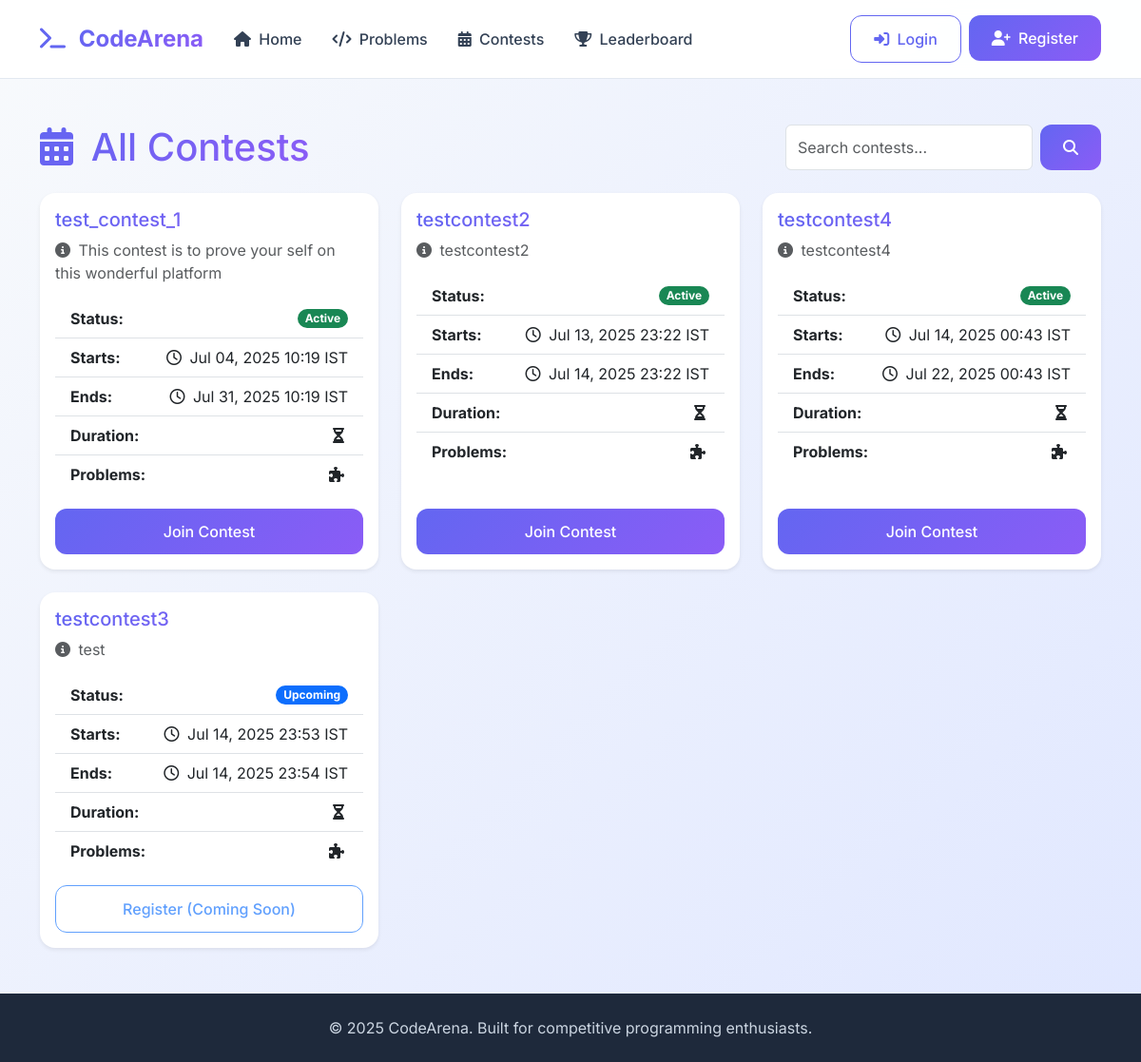
The app's page /contests/list/, older data.
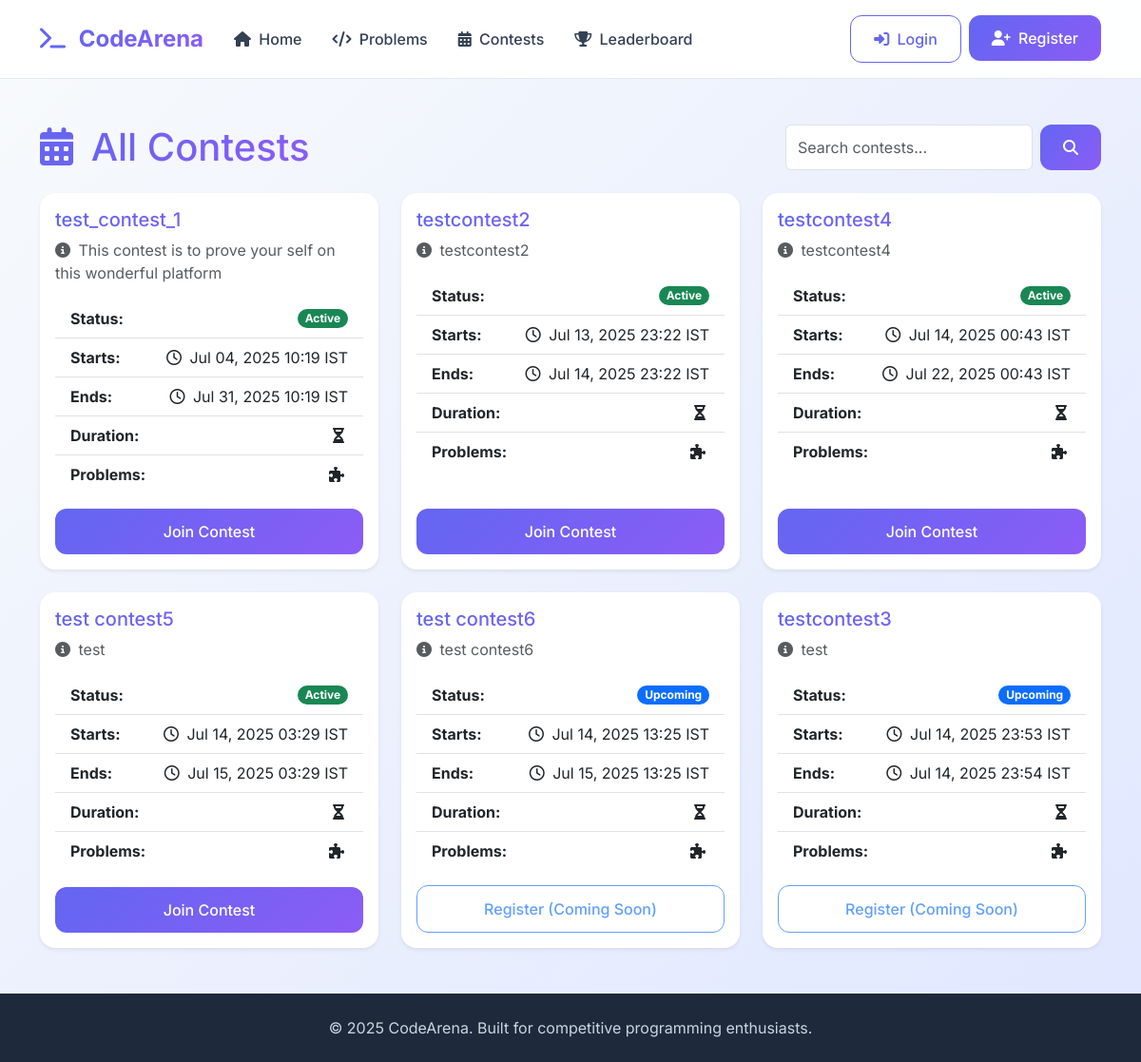
The same page, newer data.
### contests/models.py (models this page shows, shortened)
class Contest(models.Model):
    name = models.CharField(max_length=255,unique=True,help_text="Name of the contest")
    description = models.TextField(help_text="Detailed description of the contest")
    start_time = models.DateTimeField(help_text="The official start time of the contest")
    end_time = models.DateTimeField(help_text="The official end time of the contest")
    STATUS_CHOICES = (
        ('upcoming','Upcoming'),
        ('active','Active'),
        ('ended','Ended'),
        ('cancelled','Cancelled')
    )
    status = models.CharField(max_length=10,choices=STATUS_CHOICES,default="upcoming",help_text="Current status of the contest")
    created_by = models.ForeignKey(
        settings.AUTH_USER_MODEL,
        on_delete=models.SET_NULL,
        null=True,
        blank=True,
        related_name='created_contests',
        help_text="User who created this contest"
    )
    problems = models.ManyToManyField(
        Problem,
        through='ContestProblem',
        related_name='contests',
        help_text="Problems included in this contest"
    )
    participants = models.ManyToManyField(
        settings.AUTH_USER_MODEL,
        related_name='contests_participated',
        blank=True,
        help_text= "Users who have registered or participated in this contest"
    )
    created_at = models.DateTimeField(auto_now_add=True)
    updated_at = models.DateTimeField(auto_now=True)
    class Meta:
        verbose_name = 'Contest'
        verbose_name_plural = 'Contests'
        ordering = ['start_time']
        indexes = [
            models.Index(fields=['status']),  # Add an index on the status field
        ]
    def is_active(self):
        now = timezone.now()
        return self.start_time <= now <= self.end_time
    def is_upcoming(self):
        now = timezone.now()
        return now <self.start_time
    def update_status(self):
        if self.is_active():
            self.status = 'active'
        elif self.is_upcoming():
            self.status = 'upcoming'
        elif self.is_ended():
            self.status = 'ended'
    def save(self, *args, **kwargs):
        self.update_status()
        super().save(*args, **kwargs)
    @classmethod
    def update_all_statuses(cls):
        for contest in cls.objects.all():
            old_status = contest.status
            contest.update_status()
            if old_status != contest.status:
                contest.save()

### contests/views.py (the view)
# urls.py: path('list/', ContestListView.as_view(), name='list'),
class ContestListView(View):
    def get(self, request, *args, **kwargs):
        Contest.update_all_statuses()
        contests_list = Contest.objects.all()
        query = request.GET.get('q')
        if query:
            contests_list = contests_list.filter(
                Q(name__icontains=query) |
                Q(description__icontains=query)
            ).distinct()
        paginator = Paginator(contests_list, 9)
        page_number = request.GET.get('page')
        try:
            contests = paginator.page(page_number)
        except PageNotAnInteger:
            contests = paginator.page(1)
        except EmptyPage:
            contests = paginator.page(paginator.num_pages)
        context = {
            'contests': contests,
            'is_paginated': contests.has_other_pages(),
            'page_obj': contests,
            'query': query,
        }
        return render(request, 'contests/contests.html', context)

### templates/contests/contests.html (shortened to what this page needs)
{% extends 'base.html' %}
{% block content %}
<div class="container mt-5">
    <div class="d-flex justify-content-between align-items-center mb-4">
        <h1 class="mb-0 text-gradient">
            <i class="fas fa-calendar-alt me-2"></i> All Contests
        </h1>
        <form class="d-flex" method="GET" action="{% url 'contests:list' %}">
            <input class="form-control me-2" type="search" placeholder="Search contests..." aria-label="Search" name="q" value="{{ request.GET.q }}">
            <button class="btn btn-primary" type="submit">
                <i class="fas fa-search"></i>
            </button>
        </form>
    </div>
    {% if contests %}
    <div class="row row-cols-1 row-cols-md-2 row-cols-lg-3 g-4">
        {% for contest in contests %}
        <div class="col">
            <div class="card h-100 shadow-sm border-0">
                <div class="card-body d-flex flex-column">
                    <h5 class="card-title text-gradient mb-2">{{ contest.name }}</h5>
                    <p class="card-text text-muted mb-3">
                        <i class="fas fa-info-circle me-1"></i> {{ contest.description|truncatechars:100 }}
                    </p>
                    <ul class="list-group list-group-flush mb-3 flex-grow-1">
                        <li class="list-group-item d-flex justify-content-between align-items-center">
                            <strong>Status:</strong>
                            {% if contest.status == 'upcoming' %}
                                <span class="badge bg-primary rounded-pill">Upcoming</span>
                            {% elif contest.status == 'active' %}
                                <span class="badge bg-success rounded-pill">Active</span>
                            {% else %}
                                <span class="badge bg-secondary rounded-pill">Finished</span>
                            {% endif %}
                        </li>
                        <li class="list-group-item d-flex justify-content-between align-items-center">
                            <strong>Starts:</strong>
                            <span><i class="far fa-clock me-1"></i> {{ contest.start_time|date:"M d, Y H:i" }} IST</span>
                        </li>
                        <li class="list-group-item d-flex justify-content-between align-items-center">
                            <strong>Ends:</strong>
                            <span><i class="far fa-clock me-1"></i> {{ contest.end_time|date:"M d, Y H:i" }} IST</span>
                        </li>
                        <li class="list-group-item d-flex justify-content-between align-items-center">
                            <strong>Duration:</strong>
                            <span><i class="fas fa-hourglass-half me-1"></i> {{ contest.duration_display }}</span>
                        </li>
                        <li class="list-group-item d-flex justify-content-between align-items-center">
                            <strong>Problems:</strong>
                            <span><i class="fas fa-puzzle-piece me-1"></i> {{ contest.problem_count }}</span>
                        </li>
                    </ul>
                    <div class="mt-auto d-grid gap-2">
                        {% if contest.status == 'upcoming' %}
                            <a href="#" class="btn btn-outline-primary disabled">Register (Coming Soon)</a>
                        {% elif contest.status == 'active' %}
                            <a href="{% url 'contests:detail' contest.id %}" class="btn btn-primary">Join Contest</a>
                        {% else %}
                            <a href="{% url 'contests:detail' contest.id %}" class="btn btn-secondary">View Results</a>
                        {% endif %}
                    </div>
                </div>
            </div>
        </div>
        {% endfor %}
    </div>
    {% else %}
    <div class="alert alert-info text-center mt-5" role="alert">
        <i class="fas fa-exclamation-circle me-2"></i> No contests found. Check back later!
    </div>
    {% endif %}
</div>
{% endblock %}

Row changes from the older to the newer data that the page shows:
added Contest: name "test contest5", description "test", status "Active", start_time "Jul 14, 2025 03:29", end_time "Jul 15, 2025 03:29"
added Contest: name "test contest6", description "test contest6", status "Upcoming", start_time "Jul 14, 2025 13:25", end_time "Jul 15, 2025 13:25"
